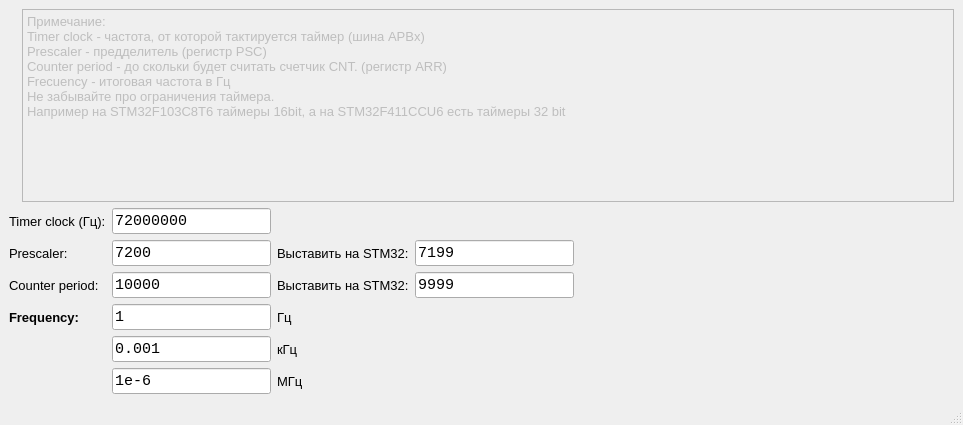
<?xml version="1.0" encoding="UTF-8"?>
<ui version="4.0">
 <class>PWM_HZ</class>
 <widget class="QMainWindow" name="PWM_HZ">
  <property name="geometry">
   <rect>
    <x>0</x>
    <y>0</y>
    <width>963</width>
    <height>425</height>
   </rect>
  </property>
  <property name="windowTitle">
   <string>STM32 TIMx Calculator</string>
  </property>
  <property name="windowIcon">
   <iconset resource="images.qrc">
    <normaloff>:/app8.png</normaloff>:/app8.png</iconset>
  </property>
  <widget class="QWidget" name="centralwidget">
   <layout class="QVBoxLayout" name="verticalLayout">
    <item>
     <layout class="QHBoxLayout" name="horizontalLayout">
      <item>
       <widget class="QLabel" name="label">
        <property name="text">
         <string/>
        </property>
        <property name="pixmap">
         <pixmap resource="images.qrc">:/STM32_Frecuency_calculator.png</pixmap>
        </property>
       </widget>
      </item>
      <item>
       <widget class="QTextEdit" name="textEdit">
        <property name="enabled">
         <bool>false</bool>
        </property>
        <property name="html">
         <string>&lt;!DOCTYPE HTML PUBLIC &quot;-//W3C//DTD HTML 4.0//EN&quot; &quot;http://www.w3.org/TR/REC-html40/strict.dtd&quot;&gt;
&lt;html&gt;&lt;head&gt;&lt;meta name=&quot;qrichtext&quot; content=&quot;1&quot; /&gt;&lt;meta charset=&quot;utf-8&quot; /&gt;&lt;style type=&quot;text/css&quot;&gt;
p, li { white-space: pre-wrap; }
&lt;/style&gt;&lt;/head&gt;&lt;body style=&quot; font-family:'Segoe UI'; font-size:9pt; font-weight:400; font-style:normal;&quot;&gt;
&lt;p style=&quot; margin-top:0px; margin-bottom:0px; margin-left:0px; margin-right:0px; -qt-block-indent:0; text-indent:0px;&quot;&gt;&lt;span style=&quot; font-family:'Consolas'; font-size:10pt;&quot;&gt;Примечание:&lt;/span&gt;&lt;/p&gt;
&lt;p style=&quot; margin-top:0px; margin-bottom:0px; margin-left:0px; margin-right:0px; -qt-block-indent:0; text-indent:0px;&quot;&gt;&lt;span style=&quot; font-family:'Consolas'; font-size:10pt;&quot;&gt;Timer clock - частота, от которой тактируется таймер (шина APBx)&lt;/span&gt;&lt;/p&gt;
&lt;p style=&quot; margin-top:0px; margin-bottom:0px; margin-left:0px; margin-right:0px; -qt-block-indent:0; text-indent:0px;&quot;&gt;&lt;span style=&quot; font-family:'Consolas'; font-size:10pt;&quot;&gt;Prescaler - предделитель (регистр PSC)&lt;/span&gt;&lt;/p&gt;
&lt;p style=&quot; margin-top:0px; margin-bottom:0px; margin-left:0px; margin-right:0px; -qt-block-indent:0; text-indent:0px;&quot;&gt;&lt;span style=&quot; font-family:'Consolas'; font-size:10pt;&quot;&gt;Counter period - до скольки будет считать счетчик CNT. (регистр ARR)&lt;/span&gt;&lt;/p&gt;
&lt;p style=&quot; margin-top:0px; margin-bottom:0px; margin-left:0px; margin-right:0px; -qt-block-indent:0; text-indent:0px;&quot;&gt;&lt;span style=&quot; font-family:'Consolas'; font-size:10pt;&quot;&gt;Frecuency - итоговая частота в Гц&lt;/span&gt;&lt;/p&gt;
&lt;p style=&quot; margin-top:0px; margin-bottom:0px; margin-left:0px; margin-right:0px; -qt-block-indent:0; text-indent:0px;&quot;&gt;&lt;span style=&quot; font-family:'Consolas'; font-size:10pt;&quot;&gt;Не забывайте про ограничения таймера.&lt;/span&gt;&lt;/p&gt;
&lt;p style=&quot; margin-top:0px; margin-bottom:0px; margin-left:0px; margin-right:0px; -qt-block-indent:0; text-indent:0px;&quot;&gt;&lt;span style=&quot; font-family:'Consolas'; font-size:10pt;&quot;&gt;Например на STM32F103C8T6 таймеры 16bit, а на STM32F411CCU6 есть таймеры 32 bit&lt;/span&gt;&lt;/p&gt;
&lt;p style=&quot; margin-top:0px; margin-bottom:0px; margin-left:0px; margin-right:0px; -qt-block-indent:0; text-indent:0px;&quot;&gt;&lt;span style=&quot; font-family:'Consolas'; font-size:10pt;&quot;&gt; &lt;/span&gt;&lt;/p&gt;&lt;/body&gt;&lt;/html&gt;</string>
        </property>
       </widget>
      </item>
     </layout>
    </item>
    <item>
     <layout class="QHBoxLayout" name="horizontalLayout_2">
      <item>
       <layout class="QGridLayout" name="gridLayout">
        <item row="5" column="3">
         <widget class="QLabel" name="label_10">
          <property name="font">
           <font>
            <pointsize>10</pointsize>
           </font>
          </property>
          <property name="text">
           <string>МГц</string>
          </property>
         </widget>
        </item>
        <item row="2" column="3">
         <widget class="QLabel" name="label_6">
          <property name="font">
           <font>
            <pointsize>10</pointsize>
           </font>
          </property>
          <property name="text">
           <string>Выставить на STM32:</string>
          </property>
         </widget>
        </item>
        <item row="2" column="4">
         <widget class="QLineEdit" name="lineEdit_CounterPeriod_2">
          <property name="font">
           <font>
            <family>Consolas</family>
            <pointsize>11</pointsize>
           </font>
          </property>
          <property name="text">
           <string>9999</string>
          </property>
          <property name="readOnly">
           <bool>true</bool>
          </property>
         </widget>
        </item>
        <item row="0" column="0" colspan="2">
         <widget class="QLabel" name="label_2">
          <property name="font">
           <font>
            <pointsize>10</pointsize>
           </font>
          </property>
          <property name="text">
           <string>Timer clock (Гц):</string>
          </property>
         </widget>
        </item>
        <item row="4" column="3">
         <widget class="QLabel" name="label_9">
          <property name="font">
           <font>
            <pointsize>10</pointsize>
           </font>
          </property>
          <property name="text">
           <string>кГц</string>
          </property>
         </widget>
        </item>
        <item row="1" column="2">
         <widget class="QLineEdit" name="LineEdit_Prescaler">
          <property name="font">
           <font>
            <family>Consolas</family>
            <pointsize>11</pointsize>
           </font>
          </property>
          <property name="text">
           <string>7200</string>
          </property>
         </widget>
        </item>
        <item row="3" column="3">
         <widget class="QLabel" name="label_8">
          <property name="font">
           <font>
            <pointsize>10</pointsize>
           </font>
          </property>
          <property name="text">
           <string>Гц</string>
          </property>
         </widget>
        </item>
        <item row="1" column="3">
         <widget class="QLabel" name="label_5">
          <property name="font">
           <font>
            <pointsize>10</pointsize>
           </font>
          </property>
          <property name="text">
           <string>Выставить на STM32:</string>
          </property>
         </widget>
        </item>
        <item row="0" column="2">
         <widget class="QLineEdit" name="LineEdit_TImerClock">
          <property name="font">
           <font>
            <family>Consolas</family>
            <pointsize>11</pointsize>
           </font>
          </property>
          <property name="text">
           <string>72000000</string>
          </property>
         </widget>
        </item>
        <item row="2" column="2">
         <widget class="QLineEdit" name="lineEdit_CounterPeriod">
          <property name="font">
           <font>
            <family>Consolas</family>
            <pointsize>11</pointsize>
           </font>
          </property>
          <property name="text">
           <string>10000</string>
          </property>
         </widget>
        </item>
        <item row="1" column="4">
         <widget class="QLineEdit" name="LineEdit_Prescaler_2">
          <property name="font">
           <font>
            <family>Consolas</family>
            <pointsize>11</pointsize>
           </font>
          </property>
          <property name="text">
           <string>7199</string>
          </property>
          <property name="readOnly">
           <bool>true</bool>
          </property>
         </widget>
        </item>
        <item row="1" column="0" colspan="2">
         <widget class="QLabel" name="label_3">
          <property name="font">
           <font>
            <pointsize>10</pointsize>
           </font>
          </property>
          <property name="text">
           <string>Prescaler:</string>
          </property>
         </widget>
        </item>
        <item row="2" column="0" colspan="2">
         <widget class="QLabel" name="label_4">
          <property name="font">
           <font>
            <pointsize>10</pointsize>
           </font>
          </property>
          <property name="text">
           <string>Counter period:</string>
          </property>
         </widget>
        </item>
        <item row="3" column="2">
         <widget class="QLineEdit" name="lineEdit_FrequencyHz">
          <property name="font">
           <font>
            <family>Consolas</family>
            <pointsize>11</pointsize>
           </font>
          </property>
          <property name="text">
           <string>1</string>
          </property>
          <property name="readOnly">
           <bool>true</bool>
          </property>
         </widget>
        </item>
        <item row="4" column="2">
         <widget class="QLineEdit" name="lineEdit_FrequencykHz">
          <property name="font">
           <font>
            <family>Consolas</family>
            <pointsize>11</pointsize>
           </font>
          </property>
          <property name="text">
           <string>0.001</string>
          </property>
          <property name="readOnly">
           <bool>true</bool>
          </property>
         </widget>
        </item>
        <item row="5" column="2">
         <widget class="QLineEdit" name="lineEdit_FrequencyMHz">
          <property name="font">
           <font>
            <family>Consolas</family>
            <pointsize>11</pointsize>
           </font>
          </property>
          <property name="text">
           <string>1e-6</string>
          </property>
          <property name="readOnly">
           <bool>true</bool>
          </property>
         </widget>
        </item>
        <item row="3" column="0" colspan="2">
         <widget class="QLabel" name="label_7">
          <property name="font">
           <font>
            <pointsize>10</pointsize>
            <bold>true</bold>
           </font>
          </property>
          <property name="text">
           <string>Frequency:</string>
          </property>
         </widget>
        </item>
       </layout>
      </item>
      <item>
       <spacer name="horizontalSpacer">
        <property name="orientation">
         <enum>Qt::Horizontal</enum>
        </property>
        <property name="sizeHint" stdset="0">
         <size>
          <width>40</width>
          <height>20</height>
         </size>
        </property>
       </spacer>
      </item>
     </layout>
    </item>
   </layout>
  </widget>
  <widget class="QMenuBar" name="menubar">
   <property name="geometry">
    <rect>
     <x>0</x>
     <y>0</y>
     <width>963</width>
     <height>22</height>
    </rect>
   </property>
  </widget>
  <widget class="QStatusBar" name="statusbar"/>
 </widget>
 <resources>
  <include location="images.qrc"/>
 </resources>
 <connections/>
</ui>
